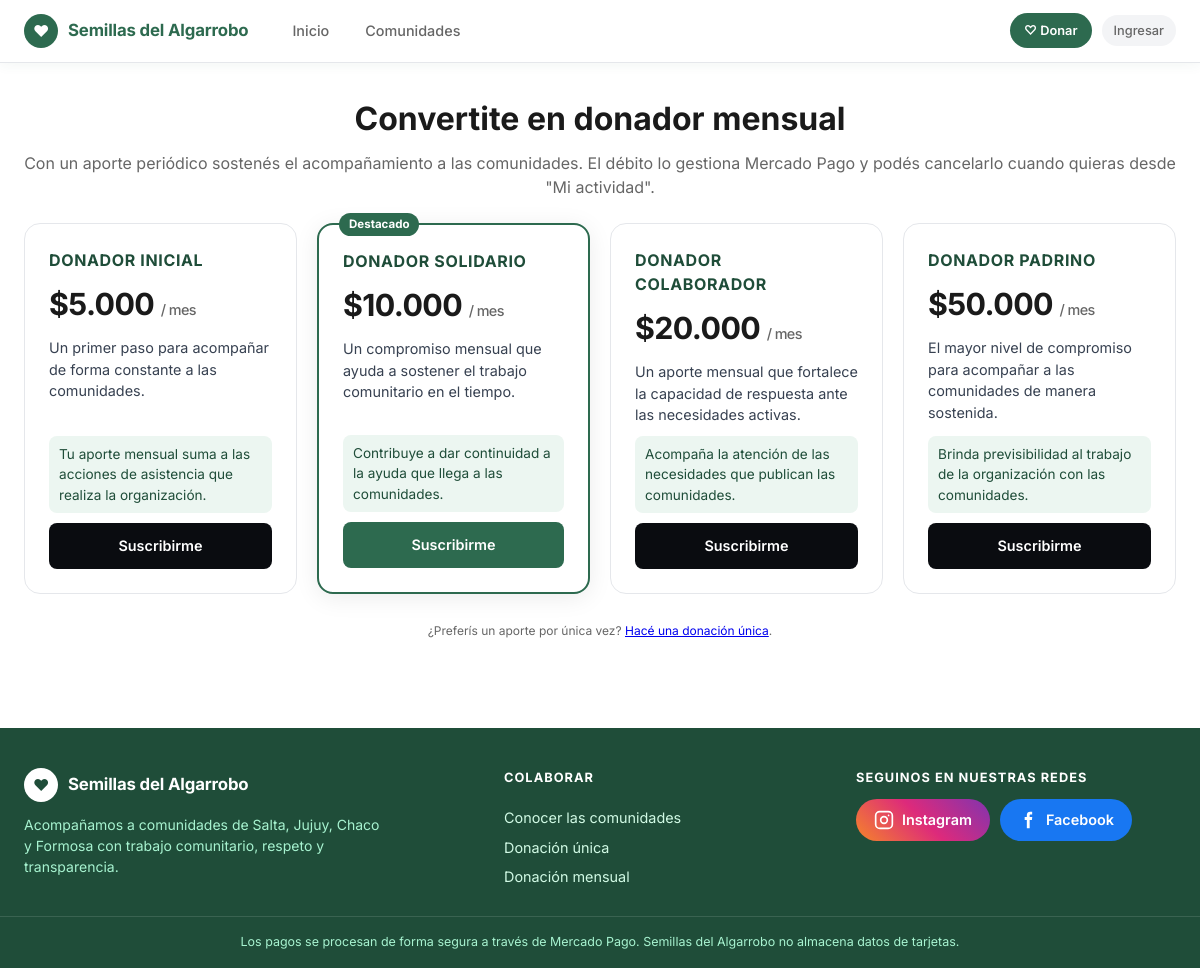
The page /donar/mensual/ on the database its author committed.
### donations/models.py (models this page shows, shortened)
class DonorTier(models.Model):
    name = models.CharField('nombre', max_length=80)
    slug = models.SlugField('identificador', max_length=80, unique=True)
    amount = models.DecimalField('importe mensual (ARS)', max_digits=12, decimal_places=2)
    frequency_months = models.PositiveSmallIntegerField(
        'frecuencia (meses)', default=1,
        help_text='Cada cuántos meses se realiza el cobro. 1 = mensual.',
    )
    description = models.TextField('descripción')
    purpose = models.CharField(
        'finalidad simbólica', max_length=255, blank=True,
        help_text='Frase breve sobre a qué contribuye este aporte. No prometer beneficios no definidos.',
    )
    order = models.PositiveSmallIntegerField('orden', default=0)
    is_highlighted = models.BooleanField('destacado', default=False)
    is_active = models.BooleanField('activo', default=True)
    class Meta:
        verbose_name = 'nivel de donador'
        verbose_name_plural = 'niveles de donador'
        ordering = ['order', 'amount']
    @property
    def frequency_label(self):
        return 'mes' if self.frequency_months == 1 else f'{self.frequency_months} meses'

### donations/views.py (the view)
# urls.py: path('mensual/', views.monthly, name='monthly'),
def monthly(request):
    return render(request, 'donations/monthly.html', {
        'tiers': DonorTier.objects.filter(is_active=True),
    })

### config/context_processors.py (called while the page is built)
def site(request):
    return {
        'SITE_NAME': settings.SITE_NAME,
        'SOCIAL_LINKS': settings.SOCIAL_LINKS,
    }

### templates/donations/monthly.html (shortened to what this page needs)
{% extends 'includes/navbar.html' %}
{% load humanize %}
{% block content %}
<main class="page-content">
    <div class="page-header center">
        <h1>Convertite en donador mensual</h1>
        <p class="page-subtitle">Con un aporte periódico sostenés el acompañamiento a las comunidades. El débito lo gestiona Mercado Pago y podés cancelarlo cuando quieras desde "Mi actividad".</p>
    </div>
    <div class="tiers-grid">
        {% for tier in tiers %}
        <article class="tier-card {% if tier.is_highlighted %}tier-highlighted{% endif %}">
            {% if tier.is_highlighted %}<span class="tier-flag">Destacado</span>{% endif %}
            <h2>{{ tier.name }}</h2>
            <p class="tier-amount">${{ tier.amount|floatformat:0|intcomma }} <span>/ {{ tier.frequency_label }}</span></p>
            <p class="tier-desc">{{ tier.description }}</p>
            {% if tier.purpose %}<p class="tier-purpose">{{ tier.purpose }}</p>{% endif %}
            <a href="{% url 'donations:subscribe' tier.slug %}" class="btn {% if tier.is_highlighted %}btn-brand{% else %}btn-primary{% endif %} btn-full">Suscribirme</a>
        </article>
        {% empty %}
        <div class="empty-state"><p>Todavía no hay niveles de donador disponibles.</p></div>
        {% endfor %}
    </div>
    <p class="help-text center">¿Preferís un aporte por única vez? <a href="{% url 'donations:one_time' %}">Hacé una donación única</a>.</p>
</main>
{% endblock %}

### static/css/styles.css (style rules this page uses)
:root { --green-bg: #d4ebe3; --green-brand: #2d6a4f; --dark: #0a0c10; --text: #1a1a1a; --text-muted: #666; --border: #e5e7eb; --bg-input: #f3f4f6; --white: #fff; --red: #dc2626; --orange: #ea580c; --pink: #db2777; --blue: #2563eb; --yellow-bg: #fef9c3; --yellow-border: #fde047; --blue-bg: #eff6ff; --radius: 12px; --shadow: 0 4px 24px rgba(0,0,0,.08); }
* { box-sizing: border-box; margin: 0; padding: 0; }
body { font-family: 'Inter', -apple-system, BlinkMacSystemFont, sans-serif; color: var(--text); background: var(--white); line-height: 1.5; }
.btn { display: inline-flex; align-items: center; justify-content: center; gap: 8px; padding: 12px 20px; border-radius: 8px; font-size: 0.9rem; font-weight: 600; font-family: inherit; cursor: pointer; border: none; text-decoration: none; transition: opacity .2s; }
.btn-primary { background: var(--dark); color: var(--white); }
.btn-full { width: 100%; }
.page-content { max-width: 1200px; margin: 0 auto; padding: 32px 24px 64px; }
.page-header { margin-bottom: 24px; }
.page-header h1, .page-title { font-size: 2rem; font-weight: 700; margin-bottom: 8px; }
.page-subtitle { color: var(--text-muted); }
.help-text { font-size: 0.75rem; color: var(--text-muted); margin-top: 8px; }
:root { --green-dark: #1f4d39; --green-soft: #ecf6f1; --amber: #d97706; --amber-bg: #fffbeb; --success: #15803d; --success-bg: #f0fdf4; }
.center { text-align: center; }
.btn-brand { background: var(--green-brand); color: var(--white); }
.tiers-grid { display: grid; grid-template-columns: repeat(auto-fit, minmax(min(240px, 100%), 1fr)); gap: 20px; margin: 8px 0 28px; }
.tier-card { position: relative; display: flex; flex-direction: column; gap: 10px; border: 1px solid var(--border); border-radius: 16px; padding: 24px; background: var(--white); }
.tier-card h2 { font-size: 1rem; text-transform: uppercase; letter-spacing: .04em; color: var(--green-dark); }
.tier-amount { font-size: 1.9rem; font-weight: 700; letter-spacing: -0.02em; }
.tier-amount span { font-size: 0.9rem; font-weight: 500; color: var(--text-muted); }
.tier-desc { color: #374151; font-size: 0.9rem; flex: 1; }
.tier-purpose { font-size: 0.85rem; color: var(--green-dark); background: var(--green-soft); padding: 8px 10px; border-radius: 8px; }
.tier-highlighted { border: 2px solid var(--green-brand); box-shadow: var(--shadow); }
.tier-flag { position: absolute; top: -12px; left: 20px; background: var(--green-brand); color: var(--white); font-size: 0.72rem; font-weight: 700; padding: 3px 10px; border-radius: 999px; }

### rows shown on the page
DonorTier: name "DONADOR INICIAL", amount "5.000", frequency_label "mes", description "Un primer paso para acompañar de forma constante a las comunidades.", purpose "Tu aporte mensual suma a las acciones de asistencia que realiza la organización."
DonorTier: is_highlighted "Destacado", name "DONADOR SOLIDARIO", amount "10.000", frequency_label "mes", description "Un compromiso mensual que ayuda a sostener el trabajo comunitario en el tiempo.", purpose "Contribuye a dar continuidad a la ayuda que llega a las comunidades."
DonorTier: name "DONADOR COLABORADOR", amount "20.000", frequency_label "mes", description "Un aporte mensual que fortalece la capacidad de respuesta ante las necesidades activas.", purpose "Acompaña la atención de las necesidades que publican las comunidades."
DonorTier: name "DONADOR PADRINO", amount "50.000", frequency_label "mes", description "El mayor nivel de compromiso para acompañar a las comunidades de manera sostenida.", purpose "Brinda previsibilidad al trabajo de la organización con las comunidades."

### other values the page prints
{{ SITE_NAME }} "Semillas del Algarrobo"
